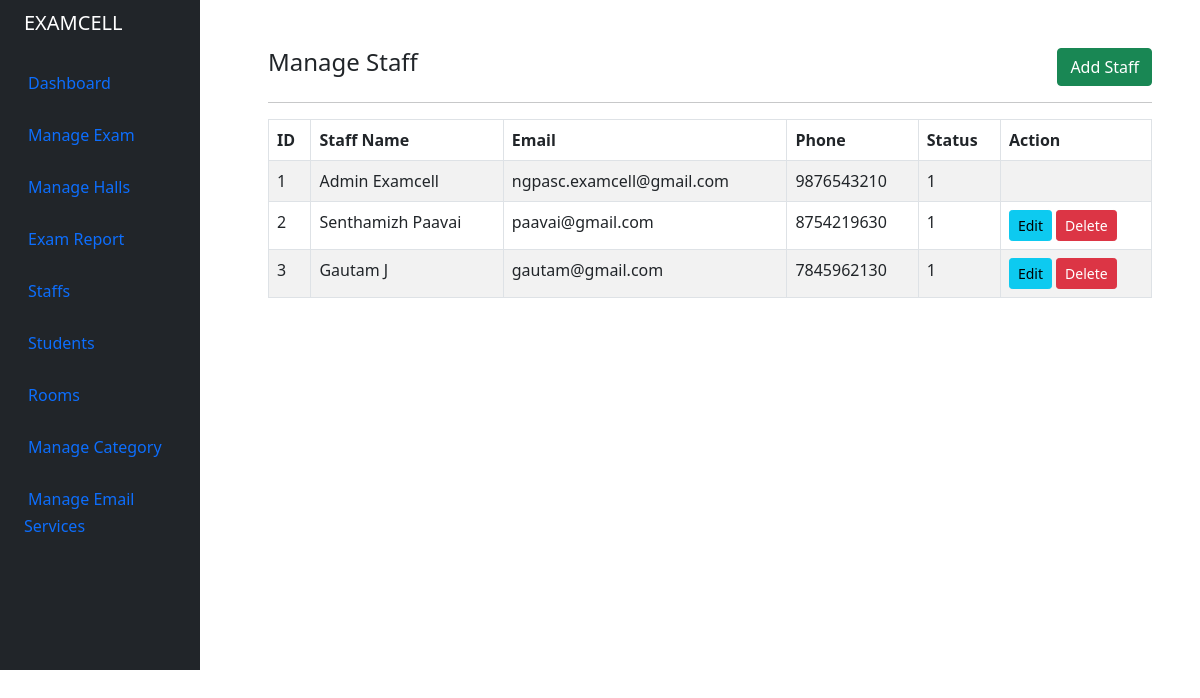
The page /admin/staff.php (signed in) on the database its author committed.
### tables this page shows
CREATE TABLE `tbl_staff` (
  `id` int(11) NOT NULL,
  `email` varchar(100) NOT NULL,
  `firstname` varchar(50) NOT NULL,
  `lastname` varchar(50) NOT NULL,
  `phonenumber` varchar(30) DEFAULT NULL,
  `password` varchar(250) NOT NULL,
  `pass_code` varchar(250) DEFAULT NULL,
  `profile_image` varchar(191) DEFAULT NULL,
  `staff_department` int(11) NOT NULL DEFAULT 0,
  `admin` int(11) NOT NULL DEFAULT 0,
  `active` int(11) NOT NULL DEFAULT 1,
  `media_path_slug` varchar(191) DEFAULT NULL,
  `created_at` datetime NOT NULL,
  `created_by` int(11) NOT NULL,
  `updated_at` datetime NOT NULL,
  `updated_by` int(11) NOT NULL
);

### admin/staff.php (the view, shortened to what this page needs)
<?php
include '../helpers/basic_helper.php';
if (isset($_SESSION['email']) && isset($_SESSION['id'])) {
    echo site_header();
?>
    <div class="container-fluid">
        <div class="row flex-nowrap">
            <?php echo site_navbar(); ?>
            <div class="after-side-content col py-5 px-5">
                <div class="row">
                    <div class="col-md-8">
                            <h4>Manage Staff</h4>
                    </div>
                    <div class="col-md-4">
                        <a href="staff_create_edit.php" class="btn btn-success rounded float-end">Add Staff</a>
                    </div>
                </div>
                <div>
                    <hr>
                    <table class="table table-bordered table-striped">
                        <thead>
                            <tr>
                                <th>ID</th>
                                <th>Staff Name</th>
                                <th>Email</th>
                                <th>Phone</th>
                                <th>Status</th>
                                <th>Action</th>
                            </tr>
                        </thead>
                        <tbody>
                            <?php
                            $query = "SELECT * FROM tbl_staff";
                            $query_run = mysqli_query($conn, $query);
                            if (mysqli_num_rows($query_run) > 0) {
                                foreach ($query_run as $staff) {
                            ?>
                                    <tr>
                                        <td><?= $staff['id']; ?></td>
                                        <td><?= $staff['firstname'] . ' ' . $staff['lastname']; ?></td>
                                        <td><?= $staff['email']; ?></td>
                                        <td><?= $staff['phonenumber']; ?></td>
                                        <td><?= $staff['active']; ?></td>
                                        <td>
                                            <?php if ($staff['admin'] == 0) { ?>
                                            <a href="staff_create_edit.php?id=<?= $staff['id']; ?>" class="btn btn-info btn-sm">Edit</a>
                                            <form action="controller.php" method="POST" class="d-inline">
                                                <button type="submit" name="delete_staff" value="<?= $staff['id']; ?>" class="btn btn-danger btn-sm">Delete</button>
                                            </form>
                                            <?php } ?>
                                        </td>
                                    </tr>
                            <?php
                                }
                            } else {
                                echo "<h5> No Record Found </h5>";
                            }
                            ?>
                        </tbody>
                    </table>
                </div>
            </div>
        </div>
    </div>
<?php
    echo site_footer();
} else {
    header("Location: index.php");
}

### assets/styles.css (style rules this page uses)
.after-side-content { margin-left: 220px !important; }

### rows shown on the page
tbl_staff: id "1", firstname "Admin", lastname "Examcell", email "ngpasc.examcell@gmail.com", phonenumber "9876543210", active "1"
tbl_staff: id "2", firstname "Senthamizh", lastname "Paavai", email "paavai@gmail.com", phonenumber "8754219630", active "1"
tbl_staff: id "3", firstname "Gautam", lastname "J", email "gautam@gmail.com", phonenumber "7845962130", active "1"
